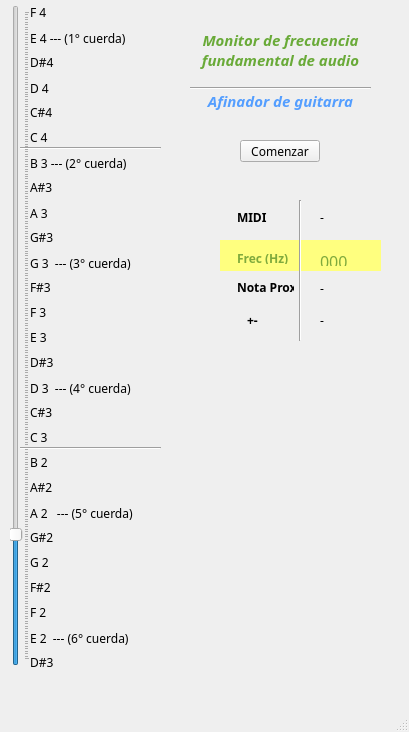
<?xml version="1.0" encoding="UTF-8"?>
<ui version="4.0">
 <class>MainWindows</class>
 <widget class="QMainWindow" name="MainWindows">
  <property name="geometry">
   <rect>
    <x>0</x>
    <y>0</y>
    <width>409</width>
    <height>732</height>
   </rect>
  </property>
  <property name="windowTitle">
   <string>pyFrec</string>
  </property>
  <widget class="QWidget" name="centralwidget">
   <widget class="QPushButton" name="boton">
    <property name="geometry">
     <rect>
      <x>240</x>
      <y>140</y>
      <width>80</width>
      <height>22</height>
     </rect>
    </property>
    <property name="font">
     <font>
      <family>Comfortaa</family>
      <weight>50</weight>
      <bold>false</bold>
     </font>
    </property>
    <property name="text">
     <string>Comenzar</string>
    </property>
   </widget>
   <widget class="QLabel" name="ResMidi">
    <property name="geometry">
     <rect>
      <x>320</x>
      <y>210</y>
      <width>57</width>
      <height>14</height>
     </rect>
    </property>
    <property name="font">
     <font>
      <family>Comfortaa</family>
      <weight>50</weight>
      <bold>false</bold>
     </font>
    </property>
    <property name="text">
     <string>-</string>
    </property>
   </widget>
   <widget class="QLabel" name="label_2">
    <property name="geometry">
     <rect>
      <x>200</x>
      <y>10</y>
      <width>161</width>
      <height>81</height>
     </rect>
    </property>
    <property name="font">
     <font>
      <family>Comfortaa</family>
      <pointsize>11</pointsize>
      <weight>75</weight>
      <italic>true</italic>
      <bold>true</bold>
     </font>
    </property>
    <property name="styleSheet">
     <string notr="true"/>
    </property>
    <property name="lineWidth">
     <number>0</number>
    </property>
    <property name="text">
     <string>&lt;html&gt;&lt;head/&gt;&lt;body&gt;&lt;p align=&quot;center&quot;&gt;&lt;span style=&quot; color:#69aa38;&quot;&gt;Monitor de frecuencia fundamental de audio&lt;/span&gt;&lt;/p&gt;&lt;/body&gt;&lt;/html&gt;</string>
    </property>
    <property name="wordWrap">
     <bool>true</bool>
    </property>
   </widget>
   <widget class="QLabel" name="label_3">
    <property name="geometry">
     <rect>
      <x>237</x>
      <y>250</y>
      <width>57</width>
      <height>14</height>
     </rect>
    </property>
    <property name="font">
     <font>
      <family>Comfortaa</family>
      <weight>75</weight>
      <bold>true</bold>
     </font>
    </property>
    <property name="text">
     <string>&lt;html&gt;&lt;head/&gt;&lt;body&gt;&lt;p&gt;&lt;span style=&quot; color:#7faa3d;&quot;&gt;Frec (Hz)&lt;/span&gt;&lt;/p&gt;&lt;/body&gt;&lt;/html&gt;</string>
    </property>
   </widget>
   <widget class="QLabel" name="label_4">
    <property name="geometry">
     <rect>
      <x>237</x>
      <y>280</y>
      <width>57</width>
      <height>14</height>
     </rect>
    </property>
    <property name="font">
     <font>
      <family>Comfortaa</family>
      <weight>75</weight>
      <bold>true</bold>
     </font>
    </property>
    <property name="text">
     <string>Nota Prox</string>
    </property>
   </widget>
   <widget class="QLabel" name="label_5">
    <property name="geometry">
     <rect>
      <x>247</x>
      <y>310</y>
      <width>41</width>
      <height>20</height>
     </rect>
    </property>
    <property name="font">
     <font>
      <family>Comfortaa</family>
      <weight>75</weight>
      <bold>true</bold>
     </font>
    </property>
    <property name="text">
     <string>+-</string>
    </property>
   </widget>
   <widget class="QSlider" name="verticalSlider">
    <property name="geometry">
     <rect>
      <x>10</x>
      <y>5</y>
      <width>20</width>
      <height>661</height>
     </rect>
    </property>
    <property name="font">
     <font>
      <family>Comfortaa</family>
      <weight>50</weight>
      <bold>false</bold>
     </font>
    </property>
    <property name="minimum">
     <number>390</number>
    </property>
    <property name="maximum">
     <number>650</number>
    </property>
    <property name="singleStep">
     <number>0</number>
    </property>
    <property name="pageStep">
     <number>1</number>
    </property>
    <property name="value">
     <number>440</number>
    </property>
    <property name="orientation">
     <enum>Qt::Vertical</enum>
    </property>
    <property name="tickPosition">
     <enum>QSlider::TicksBelow</enum>
    </property>
   </widget>
   <widget class="QLabel" name="ResNota">
    <property name="geometry">
     <rect>
      <x>320</x>
      <y>280</y>
      <width>61</width>
      <height>16</height>
     </rect>
    </property>
    <property name="font">
     <font>
      <family>Comfortaa</family>
      <weight>50</weight>
      <bold>false</bold>
     </font>
    </property>
    <property name="text">
     <string>-</string>
    </property>
   </widget>
   <widget class="QLabel" name="label_7">
    <property name="geometry">
     <rect>
      <x>237</x>
      <y>210</y>
      <width>57</width>
      <height>14</height>
     </rect>
    </property>
    <property name="font">
     <font>
      <family>Comfortaa</family>
      <weight>75</weight>
      <bold>true</bold>
     </font>
    </property>
    <property name="text">
     <string>MIDI</string>
    </property>
    <property name="textFormat">
     <enum>Qt::AutoText</enum>
    </property>
   </widget>
   <widget class="QLabel" name="ResFrec">
    <property name="geometry">
     <rect>
      <x>320</x>
      <y>250</y>
      <width>51</width>
      <height>16</height>
     </rect>
    </property>
    <property name="font">
     <font>
      <family>Comfortaa</family>
      <weight>50</weight>
      <italic>true</italic>
      <bold>false</bold>
     </font>
    </property>
    <property name="text">
     <string>&lt;html&gt;&lt;head/&gt;&lt;body&gt;&lt;p&gt;&lt;span style=&quot; font-size:12pt; font-style:normal; color:#7faa3d;&quot;&gt;000&lt;/span&gt;&lt;/p&gt;&lt;/body&gt;&lt;/html&gt;</string>
    </property>
   </widget>
   <widget class="QLabel" name="ResDist">
    <property name="geometry">
     <rect>
      <x>320</x>
      <y>310</y>
      <width>51</width>
      <height>20</height>
     </rect>
    </property>
    <property name="font">
     <font>
      <family>Comfortaa</family>
      <weight>50</weight>
      <bold>false</bold>
     </font>
    </property>
    <property name="text">
     <string>-</string>
    </property>
   </widget>
   <widget class="QLabel" name="label_18">
    <property name="geometry">
     <rect>
      <x>30</x>
      <y>30</y>
      <width>111</width>
      <height>16</height>
     </rect>
    </property>
    <property name="font">
     <font>
      <family>Comfortaa</family>
      <weight>50</weight>
      <bold>false</bold>
     </font>
    </property>
    <property name="text">
     <string>E 4 --- (1° cuerda)</string>
    </property>
   </widget>
   <widget class="QLabel" name="label_19">
    <property name="geometry">
     <rect>
      <x>30</x>
      <y>180</y>
      <width>57</width>
      <height>14</height>
     </rect>
    </property>
    <property name="font">
     <font>
      <family>Comfortaa</family>
      <weight>50</weight>
      <bold>false</bold>
     </font>
    </property>
    <property name="text">
     <string>A#3</string>
    </property>
   </widget>
   <widget class="QLabel" name="label_20">
    <property name="geometry">
     <rect>
      <x>30</x>
      <y>130</y>
      <width>57</width>
      <height>14</height>
     </rect>
    </property>
    <property name="font">
     <font>
      <family>Comfortaa</family>
      <weight>50</weight>
      <bold>false</bold>
     </font>
    </property>
    <property name="text">
     <string>C 4</string>
    </property>
   </widget>
   <widget class="QLabel" name="label_21">
    <property name="geometry">
     <rect>
      <x>30</x>
      <y>230</y>
      <width>57</width>
      <height>14</height>
     </rect>
    </property>
    <property name="font">
     <font>
      <family>Comfortaa</family>
      <weight>50</weight>
      <bold>false</bold>
     </font>
    </property>
    <property name="text">
     <string>G#3 </string>
    </property>
   </widget>
   <widget class="QLabel" name="label_22">
    <property name="geometry">
     <rect>
      <x>30</x>
      <y>255</y>
      <width>141</width>
      <height>16</height>
     </rect>
    </property>
    <property name="font">
     <font>
      <family>Comfortaa</family>
      <weight>50</weight>
      <bold>false</bold>
     </font>
    </property>
    <property name="text">
     <string>G 3  --- (3° cuerda)</string>
    </property>
   </widget>
   <widget class="QLabel" name="label_23">
    <property name="geometry">
     <rect>
      <x>30</x>
      <y>155</y>
      <width>111</width>
      <height>16</height>
     </rect>
    </property>
    <property name="font">
     <font>
      <family>Comfortaa</family>
      <weight>50</weight>
      <bold>false</bold>
     </font>
    </property>
    <property name="text">
     <string>B 3 --- (2° cuerda)</string>
    </property>
   </widget>
   <widget class="QLabel" name="label_24">
    <property name="geometry">
     <rect>
      <x>30</x>
      <y>55</y>
      <width>57</width>
      <height>14</height>
     </rect>
    </property>
    <property name="font">
     <font>
      <family>Comfortaa</family>
      <weight>50</weight>
      <bold>false</bold>
     </font>
    </property>
    <property name="text">
     <string>D#4</string>
    </property>
   </widget>
   <widget class="QLabel" name="label_25">
    <property name="geometry">
     <rect>
      <x>30</x>
      <y>280</y>
      <width>57</width>
      <height>14</height>
     </rect>
    </property>
    <property name="font">
     <font>
      <family>Comfortaa</family>
      <weight>50</weight>
      <bold>false</bold>
     </font>
    </property>
    <property name="text">
     <string>F#3</string>
    </property>
   </widget>
   <widget class="QLabel" name="label_26">
    <property name="geometry">
     <rect>
      <x>30</x>
      <y>305</y>
      <width>57</width>
      <height>14</height>
     </rect>
    </property>
    <property name="font">
     <font>
      <family>Comfortaa</family>
      <weight>50</weight>
      <bold>false</bold>
     </font>
    </property>
    <property name="text">
     <string>F 3</string>
    </property>
   </widget>
   <widget class="QLabel" name="label_27">
    <property name="geometry">
     <rect>
      <x>30</x>
      <y>80</y>
      <width>121</width>
      <height>16</height>
     </rect>
    </property>
    <property name="font">
     <font>
      <family>Comfortaa</family>
      <weight>50</weight>
      <bold>false</bold>
     </font>
    </property>
    <property name="text">
     <string>D 4</string>
    </property>
   </widget>
   <widget class="QLabel" name="label_28">
    <property name="geometry">
     <rect>
      <x>30</x>
      <y>205</y>
      <width>131</width>
      <height>16</height>
     </rect>
    </property>
    <property name="font">
     <font>
      <family>Comfortaa</family>
      <weight>50</weight>
      <bold>false</bold>
     </font>
    </property>
    <property name="text">
     <string>A 3</string>
    </property>
   </widget>
   <widget class="QLabel" name="label_29">
    <property name="geometry">
     <rect>
      <x>30</x>
      <y>105</y>
      <width>57</width>
      <height>14</height>
     </rect>
    </property>
    <property name="font">
     <font>
      <family>Comfortaa</family>
      <weight>50</weight>
      <bold>false</bold>
     </font>
    </property>
    <property name="text">
     <string>C#4</string>
    </property>
   </widget>
   <widget class="QLabel" name="label_30">
    <property name="geometry">
     <rect>
      <x>30</x>
      <y>480</y>
      <width>57</width>
      <height>14</height>
     </rect>
    </property>
    <property name="font">
     <font>
      <family>Comfortaa</family>
      <weight>50</weight>
      <bold>false</bold>
     </font>
    </property>
    <property name="text">
     <string>A#2</string>
    </property>
   </widget>
   <widget class="QLabel" name="label_31">
    <property name="geometry">
     <rect>
      <x>30</x>
      <y>355</y>
      <width>57</width>
      <height>14</height>
     </rect>
    </property>
    <property name="font">
     <font>
      <family>Comfortaa</family>
      <weight>50</weight>
      <bold>false</bold>
     </font>
    </property>
    <property name="text">
     <string>D#3</string>
    </property>
   </widget>
   <widget class="QLabel" name="label_32">
    <property name="geometry">
     <rect>
      <x>30</x>
      <y>380</y>
      <width>131</width>
      <height>16</height>
     </rect>
    </property>
    <property name="font">
     <font>
      <family>Comfortaa</family>
      <weight>50</weight>
      <bold>false</bold>
     </font>
    </property>
    <property name="text">
     <string>D 3  --- (4° cuerda)</string>
    </property>
   </widget>
   <widget class="QLabel" name="label_33">
    <property name="geometry">
     <rect>
      <x>30</x>
      <y>430</y>
      <width>57</width>
      <height>14</height>
     </rect>
    </property>
    <property name="font">
     <font>
      <family>Comfortaa</family>
      <weight>50</weight>
      <bold>false</bold>
     </font>
    </property>
    <property name="text">
     <string>C 3</string>
    </property>
   </widget>
   <widget class="QLabel" name="label_34">
    <property name="geometry">
     <rect>
      <x>30</x>
      <y>555</y>
      <width>57</width>
      <height>14</height>
     </rect>
    </property>
    <property name="font">
     <font>
      <family>Comfortaa</family>
      <weight>50</weight>
      <bold>false</bold>
     </font>
    </property>
    <property name="text">
     <string>G 2</string>
    </property>
   </widget>
   <widget class="QLabel" name="label_35">
    <property name="geometry">
     <rect>
      <x>30</x>
      <y>455</y>
      <width>57</width>
      <height>14</height>
     </rect>
    </property>
    <property name="font">
     <font>
      <family>Comfortaa</family>
      <weight>50</weight>
      <bold>false</bold>
     </font>
    </property>
    <property name="text">
     <string>B 2</string>
    </property>
   </widget>
   <widget class="QLabel" name="label_36">
    <property name="geometry">
     <rect>
      <x>30</x>
      <y>330</y>
      <width>57</width>
      <height>14</height>
     </rect>
    </property>
    <property name="font">
     <font>
      <family>Comfortaa</family>
      <weight>50</weight>
      <bold>false</bold>
     </font>
    </property>
    <property name="text">
     <string>E 3</string>
    </property>
   </widget>
   <widget class="QLabel" name="label_37">
    <property name="geometry">
     <rect>
      <x>30</x>
      <y>580</y>
      <width>57</width>
      <height>14</height>
     </rect>
    </property>
    <property name="font">
     <font>
      <family>Comfortaa</family>
      <weight>50</weight>
      <bold>false</bold>
     </font>
    </property>
    <property name="text">
     <string>F#2</string>
    </property>
   </widget>
   <widget class="QLabel" name="label_38">
    <property name="geometry">
     <rect>
      <x>30</x>
      <y>605</y>
      <width>57</width>
      <height>14</height>
     </rect>
    </property>
    <property name="font">
     <font>
      <family>Comfortaa</family>
      <weight>50</weight>
      <bold>false</bold>
     </font>
    </property>
    <property name="text">
     <string>F 2</string>
    </property>
   </widget>
   <widget class="QLabel" name="label_39">
    <property name="geometry">
     <rect>
      <x>30</x>
      <y>405</y>
      <width>57</width>
      <height>14</height>
     </rect>
    </property>
    <property name="font">
     <font>
      <family>Comfortaa</family>
      <weight>50</weight>
      <bold>false</bold>
     </font>
    </property>
    <property name="text">
     <string>C#3</string>
    </property>
   </widget>
   <widget class="QLabel" name="label_40">
    <property name="geometry">
     <rect>
      <x>30</x>
      <y>530</y>
      <width>57</width>
      <height>14</height>
     </rect>
    </property>
    <property name="font">
     <font>
      <family>Comfortaa</family>
      <weight>50</weight>
      <bold>false</bold>
     </font>
    </property>
    <property name="text">
     <string>G#2</string>
    </property>
   </widget>
   <widget class="QLabel" name="label_41">
    <property name="geometry">
     <rect>
      <x>30</x>
      <y>505</y>
      <width>141</width>
      <height>16</height>
     </rect>
    </property>
    <property name="font">
     <font>
      <family>Comfortaa</family>
      <weight>50</weight>
      <bold>false</bold>
     </font>
    </property>
    <property name="text">
     <string>A 2   --- (5° cuerda)</string>
    </property>
   </widget>
   <widget class="QLabel" name="label_42">
    <property name="geometry">
     <rect>
      <x>30</x>
      <y>630</y>
      <width>121</width>
      <height>16</height>
     </rect>
    </property>
    <property name="font">
     <font>
      <family>Comfortaa</family>
      <weight>50</weight>
      <bold>false</bold>
     </font>
    </property>
    <property name="text">
     <string>E 2  --- (6° cuerda)</string>
    </property>
   </widget>
   <widget class="Line" name="line_2">
    <property name="geometry">
     <rect>
      <x>20</x>
      <y>140</y>
      <width>141</width>
      <height>16</height>
     </rect>
    </property>
    <property name="font">
     <font>
      <family>Comfortaa</family>
      <weight>75</weight>
      <bold>true</bold>
     </font>
    </property>
    <property name="orientation">
     <enum>Qt::Horizontal</enum>
    </property>
   </widget>
   <widget class="Line" name="line_3">
    <property name="geometry">
     <rect>
      <x>20</x>
      <y>440</y>
      <width>141</width>
      <height>16</height>
     </rect>
    </property>
    <property name="font">
     <font>
      <family>Comfortaa</family>
      <weight>75</weight>
      <bold>true</bold>
     </font>
    </property>
    <property name="orientation">
     <enum>Qt::Horizontal</enum>
    </property>
   </widget>
   <widget class="Line" name="line">
    <property name="geometry">
     <rect>
      <x>290</x>
      <y>200</y>
      <width>20</width>
      <height>141</height>
     </rect>
    </property>
    <property name="orientation">
     <enum>Qt::Vertical</enum>
    </property>
   </widget>
   <widget class="QFrame" name="gridFrame">
    <property name="geometry">
     <rect>
      <x>220</x>
      <y>240</y>
      <width>161</width>
      <height>31</height>
     </rect>
    </property>
    <property name="styleSheet">
     <string notr="true">border-color: rgb(170, 170, 0);
background-color: rgb(255, 255, 127);</string>
    </property>
    <layout class="QGridLayout" name="gridLayout"/>
   </widget>
   <widget class="Line" name="line_4">
    <property name="geometry">
     <rect>
      <x>190</x>
      <y>80</y>
      <width>181</width>
      <height>16</height>
     </rect>
    </property>
    <property name="font">
     <font>
      <family>Comfortaa</family>
      <weight>75</weight>
      <bold>true</bold>
     </font>
    </property>
    <property name="orientation">
     <enum>Qt::Horizontal</enum>
    </property>
   </widget>
   <widget class="QLabel" name="label_6">
    <property name="geometry">
     <rect>
      <x>200</x>
      <y>90</y>
      <width>161</width>
      <height>21</height>
     </rect>
    </property>
    <property name="font">
     <font>
      <family>Comfortaa</family>
      <pointsize>11</pointsize>
      <weight>75</weight>
      <italic>true</italic>
      <bold>true</bold>
     </font>
    </property>
    <property name="styleSheet">
     <string notr="true"/>
    </property>
    <property name="lineWidth">
     <number>0</number>
    </property>
    <property name="text">
     <string>&lt;html&gt;&lt;head/&gt;&lt;body&gt;&lt;p align=&quot;center&quot;&gt;&lt;span style=&quot; color:#549eff;&quot;&gt;Afinador de guitarra&lt;/span&gt;&lt;/p&gt;&lt;/body&gt;&lt;/html&gt;</string>
    </property>
    <property name="wordWrap">
     <bool>true</bool>
    </property>
   </widget>
   <widget class="QLabel" name="label_43">
    <property name="geometry">
     <rect>
      <x>30</x>
      <y>5</y>
      <width>57</width>
      <height>14</height>
     </rect>
    </property>
    <property name="font">
     <font>
      <family>Comfortaa</family>
      <weight>50</weight>
      <bold>false</bold>
     </font>
    </property>
    <property name="text">
     <string>F 4</string>
    </property>
   </widget>
   <widget class="QLabel" name="label_44">
    <property name="geometry">
     <rect>
      <x>30</x>
      <y>655</y>
      <width>57</width>
      <height>14</height>
     </rect>
    </property>
    <property name="font">
     <font>
      <family>Comfortaa</family>
      <weight>50</weight>
      <bold>false</bold>
     </font>
    </property>
    <property name="text">
     <string>D#3</string>
    </property>
   </widget>
   <zorder>gridFrame</zorder>
   <zorder>boton</zorder>
   <zorder>ResMidi</zorder>
   <zorder>label_2</zorder>
   <zorder>label_3</zorder>
   <zorder>label_4</zorder>
   <zorder>label_5</zorder>
   <zorder>verticalSlider</zorder>
   <zorder>ResNota</zorder>
   <zorder>label_7</zorder>
   <zorder>ResFrec</zorder>
   <zorder>ResDist</zorder>
   <zorder>label_18</zorder>
   <zorder>label_19</zorder>
   <zorder>label_20</zorder>
   <zorder>label_21</zorder>
   <zorder>label_22</zorder>
   <zorder>label_23</zorder>
   <zorder>label_24</zorder>
   <zorder>label_25</zorder>
   <zorder>label_26</zorder>
   <zorder>label_27</zorder>
   <zorder>label_28</zorder>
   <zorder>label_29</zorder>
   <zorder>label_30</zorder>
   <zorder>label_31</zorder>
   <zorder>label_32</zorder>
   <zorder>label_33</zorder>
   <zorder>label_34</zorder>
   <zorder>label_35</zorder>
   <zorder>label_36</zorder>
   <zorder>label_37</zorder>
   <zorder>label_38</zorder>
   <zorder>label_39</zorder>
   <zorder>label_40</zorder>
   <zorder>label_41</zorder>
   <zorder>label_42</zorder>
   <zorder>line_2</zorder>
   <zorder>line_3</zorder>
   <zorder>line</zorder>
   <zorder>line_4</zorder>
   <zorder>label_6</zorder>
   <zorder>label_43</zorder>
   <zorder>label_44</zorder>
  </widget>
  <widget class="QMenuBar" name="menubar">
   <property name="geometry">
    <rect>
     <x>0</x>
     <y>0</y>
     <width>409</width>
     <height>19</height>
    </rect>
   </property>
  </widget>
  <widget class="QStatusBar" name="statusbar"/>
 </widget>
 <resources/>
 <connections/>
</ui>
